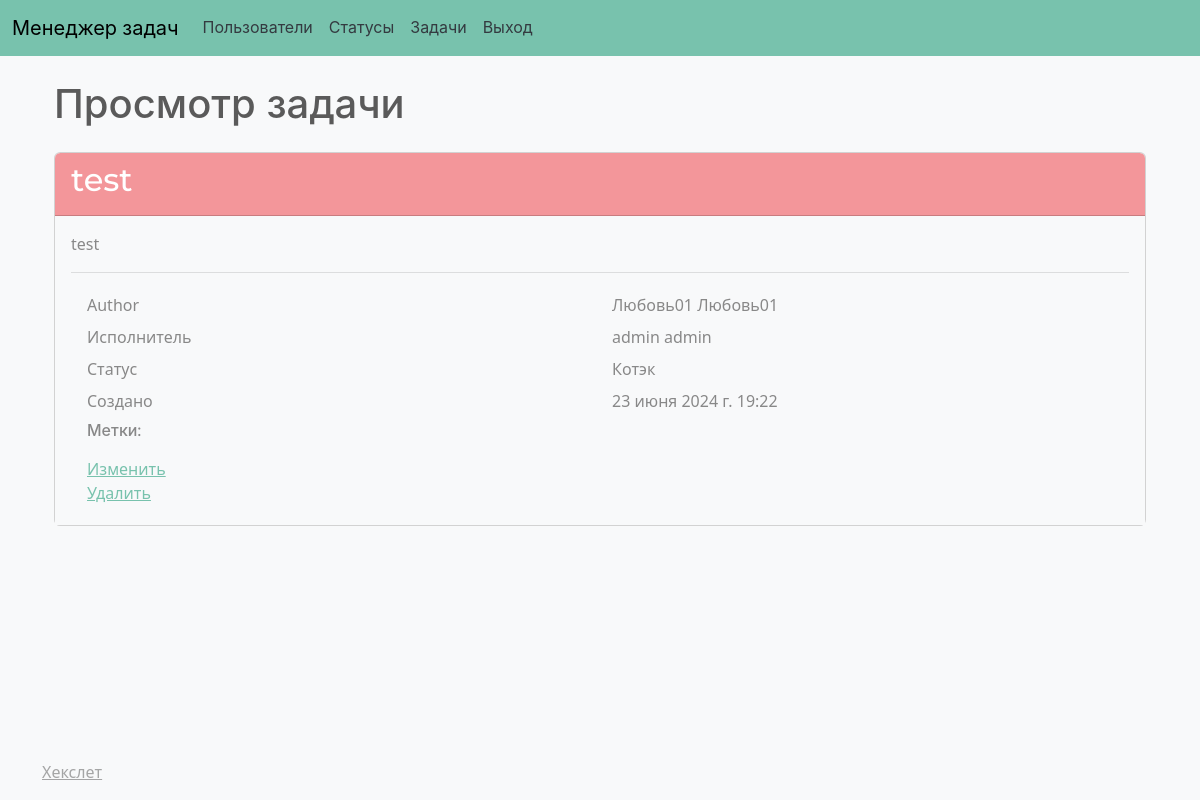
Page /tasks/2/ (signed in) on the committed database.
### task_manager/models.py (models this page shows, shortened)
class Task(models.Model):
    name = models.CharField(max_length=100, verbose_name=_('Name'))
    description = models.TextField(verbose_name=_('Description'))
    status = models.ForeignKey(Status, on_delete=models.CASCADE, related_name='tasks', default=1, verbose_name=_('Status'))
    author = models.ForeignKey(CustomUser, related_name='author_tasks', on_delete=models.CASCADE, verbose_name=_('Author'))
    executor = models.ForeignKey(CustomUser, related_name='executor_tasks', on_delete=models.CASCADE, null=True, verbose_name=_('Executor'))
    created_at = models.DateTimeField(auto_now_add=True, verbose_name=_('Дата создания'))
    updated_at = models.DateTimeField(auto_now=True)

class CustomUser(AbstractUser):
    first_name = models.CharField(max_length=100)
    last_name = models.CharField(max_length=100)
    username = models.CharField(max_length=150, unique=True)
    password = models.CharField(max_length=100)
    REQUIRED_FIELDS = ['first_name', 'last_name']

class Status(models.Model):
    name = models.CharField(verbose_name=_('Name'), max_length=100, validators=[])
    created_at = models.DateTimeField(auto_now_add=True)
    def __str__(self):
        return self.name

### task_manager/views.py (the view)
# urls.py: path('tasks/<int:pk>/', views.task_detail, name='task_detail'),
@login_required
def task_detail(request, pk):
    task = Task.objects.get(pk=pk)
    return render(request, 'tasks/task_detail.html', {'task': task})

### task_manager/templates/tasks/task_detail.html (shortened to what this page needs)
{% extends "base.html" %}
{% load django_bootstrap5 %}
{% load i18n %}
{% block content %}
<div class="container wrapper flex-grow-1">
    <h1 class="my-4">{% trans "Просмотр задачи" %}</h1>
    <div class="card">
        <div class="card-header bg-secondary text-white">
            <h2>{{ task.name }}</h2>
        </div>
        <div class="card-body bg-light">
            <p>{{ task.description }}</p>
            <hr>
            <div class="container">
                <div class="row p-1">
                    <div class="col">{% trans "Автор" %}</div>
                    <div class="col">{{ task.author.first_name }} {{ task.author.last_name }}</div>
                </div>
                <div class="row p-1">
                    <div class="col">{% trans "Исполнитель" %}</div>
                    <div class="col">{{ task.executor.first_name }} {{ task.executor.last_name }}</div>
                </div>
                <div class="row p-1">
                    <div class="col">{% trans "Статус" %}</div>
                    <div class="col">{{ task.status }}</div>
                </div>
                <div class="row p-1">
                    <div class="col">{% trans "Создано" %}</div>
                    <div class="col">{{ task.created_at }}</div>
                </div>
                <div class="row p-1">
                    <div class="col">
                        <h6>{% trans "Метки:" %}</h6>
                    </div>
                </div>
                <div class="row p-1">
                    <div class="col">
                        <a href="{% url 'task_update' task.id %}">{% trans "Изменить" %}</a>
                        <br>
                        <a href="{% url 'task_delete' task.id %}">{% trans "Удалить" %}</a>
                    </div>
                </div>
            </div>
        </div>
    </div>
</div>
{% endblock %}

### rows in the picture
Task: name "test", description "test", author.first_name "Любовь01", author.last_name "Любовь01", executor.first_name "admin", executor.last_name "admin", status "Котэк", created_at "23 июня 2024 г. 19:22"
